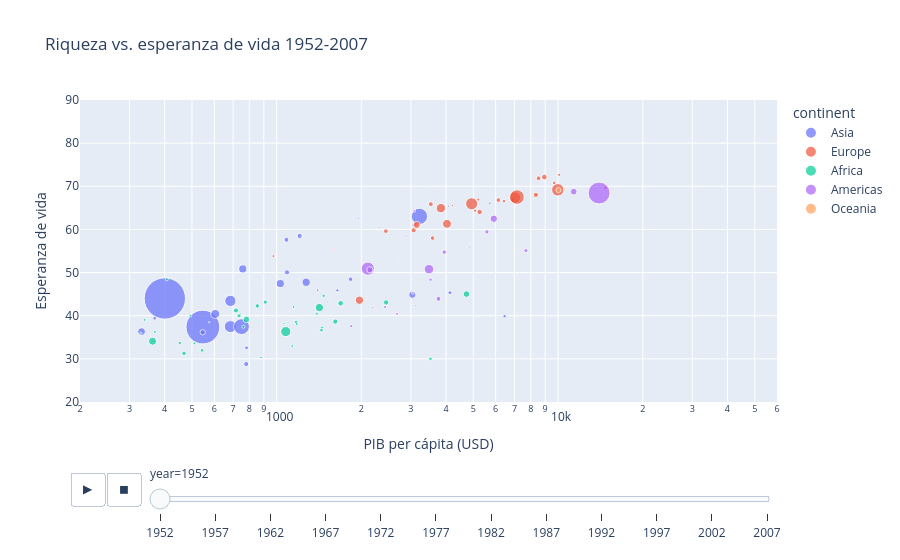

The notebook cell this image was saved under:
### Code cell
# Versión "Hans Rosling": dispersión animada año por año, 142 países
fig = px.scatter(df_gap_raw, x='gdp_cap', y='life_exp', size='population', color='continent',
                 hover_name='country', animation_frame='year', log_x=True, size_max=45,
                 range_x=[200, 60000], range_y=[20, 90],
                 labels={'gdp_cap': 'PIB per cápita (USD)', 'life_exp': 'Esperanza de vida'},
                 title='Riqueza vs. esperanza de vida 1952-2007')
fig.write_html('grafica_interactiva_gapminder.html', include_plotlyjs='cdn')
fig.show()

### Figure 1 — Plotly figure (JSON) as saved in the notebook; plotly's stock layout.template omitted (floating-point values rounded to 4 significant figures)
{"data": [{"hovertemplate": "<b>%{hovertext}</b><br><br>continent=Asia<br>year=1952<br>PIB per cápita (USD)=%{x}<br>Esperanza de vida=%{y}<br>population=%{marker.size}<extra></extra>", "hovertext": ["Afghanistan", "Bahrain", "Bangladesh", "Cambodia", "China", "Hong Kong, China", "India", "Indonesia", "Iran", "Iraq", "Israel", "Japan", "Jordan", "Korea, Dem. Rep.", "Korea, Rep.", "Kuwait", "Lebanon", "Malaysia", "Mongolia", "Myanmar", "Nepal", "Oman", "Pakistan", "Philippines", "Saudi Arabia", "Singapore", "Sri Lanka", "Syria", "Taiwan", "Thailand", "Vietnam", "West Bank and Gaza", "Yemen, Rep."], "legendgroup": "Asia", "marker": {"color": "#636efa", "size": [8425333, 120447, 46886859, 4693836, 556263527, 2125900, 372000000, 82052000, 17272000, 5441766, 1620914, 86459025, 607914, 8865488, 20947571, 160000, 1439529, 6748378, 800663, 20092996, 9182536, 507833, 41346560, 22438691, 4005677, 1127000, 7982342, 3661549, 8550362, 21289402, 26246839, 1030585, 4963829], "sizemode": "area", "sizeref": 651200.0, "symbol": "circle"}, "mode": "markers", "name": "Asia", "orientation": "v", "showlegend": true, "type": "scatter", "x": [779.4, 9867.0, 684.2, 368.5, 400.4, 3054.0, 546.6, 749.7, 3035.0, 4130.0, 4087.0, 3217.0, 1547.0, 1088.0, 1031.0, 108400.0, 4835.0, 1831.0, 786.6, 331.0, 545.9, 1828.0, 684.6, 1273.0, 6460.0, 2315.0, 1084.0, 1643.0, 1207.0, 757.8, 605.1, 1516.0, 781.7], "xaxis": "x", "y": [28.8, 50.94, 37.48, 39.42, 44.0, 60.96, 37.37, 37.47, 44.87, 45.32, 65.39, 63.03, 43.16, 50.06, 47.45, 55.56, 55.93, 48.46, 42.24, 36.32, 36.16, 37.58, 43.44, 47.75, 39.88, 60.4, 57.59, 45.88, 58.5, 50.85, 40.41, 43.16, 32.55], "yaxis": "y"}, {"hovertemplate": "<b>%{hovertext}</b><br><br>continent=Europe<br>year=1952<br>PIB per cápita (USD)=%{x}<br>Esperanza de vida=%{y}<br>population=%{marker.size}<extra></extra>", "hovertext": ["Albania", "Austria", "Belgium", "Bosnia and Herzegovina", "Bulgaria", "Croatia", "Czech Republic", "Denmark", "Finland", "France", "Germany", "Greece", "Hungary", "Iceland", "Ireland", "Italy", "Montenegro", "Netherlands", "Norway", "Poland", "Portugal", "Romania", "Serbia", "Slovak Republic", "Slovenia", "Spain", "Sweden", "Switzerland", "Turkey", "United Kingdom"], "legendgroup": "Europe", "marker": {"color": "#EF553B", "size": [1282697, 6927772, 8730405, 2791000, 7274900, 3882229, 9125183, 4334000, 4090500, 42459667, 69145952, 7733250, 9504000, 147962, 2952156, 47666000, 413834, 10381988, 3327728, 25730551, 8526050, 16630000, 6860147, 3558137, 1489518, 28549870, 7124673, 4815000, 22235677, 50430000], "sizemode": "area", "sizeref": 651200.0, "symbol": "circle"}, "mode": "markers", "name": "Europe", "orientation": "v", "showlegend": true, "type": "scatter", "x": [1601.0, 6137.0, 8343.0, 973.5, 2444.0, 3119.0, 6876.0, 9692.0, 6425.0, 7030.0, 7144.0, 3531.0, 5264.0, 7268.0, 5210.0, 4931.0, 2648.0, 8942.0, 10100.0, 4029.0, 3068.0, 3145.0, 3581.0, 5075.0, 4215.0, 3834.0, 8528.0, 14730.0, 1969.0, 9980.0], "xaxis": "x", "y": [55.23, 66.8, 68.0, 53.82, 59.6, 61.21, 66.87, 70.78, 66.55, 67.41, 67.5, 65.86, 64.03, 72.49, 66.91, 65.94, 59.16, 72.13, 72.67, 61.31, 59.82, 61.05, 58.0, 64.36, 65.57, 64.94, 71.86, 69.62, 43.59, 69.18], "yaxis": "y"}, {"hovertemplate": "<b>%{hovertext}</b><br><br>continent=Africa<br>year=1952<br>PIB per cápita (USD)=%{x}<br>Esperanza de vida=%{y}<br>population=%{marker.size}<extra></extra>", "hovertext": ["Algeria", "Angola", "Benin", "Botswana", "Burkina Faso", "Burundi", "Cameroon", "Central African Republic", "Chad", "Comoros", "Congo, Dem. Rep.", "Congo, Rep.", "Cote d'Ivoire", "Djibouti", "Egypt", "Equatorial Guinea", "Eritrea", "Ethiopia", "Gabon", "Gambia", "Ghana", "Guinea", "Guinea-Bissau", "Kenya", "Lesotho", "Liberia", "Libya", "Madagascar", "Malawi", "Mali", "Mauritania", "Mauritius", "Morocco", "Mozambique", "Namibia", "Niger", "Nigeria", "Reunion", "Rwanda", "Sao Tome and Principe", "Senegal", "Sierra Leone", "Somalia", "South Africa", "Sudan", "Swaziland", "Tanzania", "Togo", "Tunisia", "Uganda", "Zambia", "Zimbabwe"], "legendgroup": "Africa", "marker": {"color": "#00cc96", "size": [9279525, 4232095, 1738315, 442308, 4469979, 2445618, 5009067, 1291695, 2682462, 153936, 14100005, 854885, 2977019, 63149, 22223309, 216964, 1438760, 20860941, 420702, 284320, 5581001, 2664249, 580653, 6464046, 748747, 863308, 1019729, 4762912, 2917802, 3838168, 1022556, 516556, 9939217, 6446316, 485831, 3379468, 33119096, 257700, 2534927, 60011, 2755589, 2143249, 2526994, 14264935, 8504667, 290243, 8322925, 1219113, 3647735, 5824797, 2672000, 3080907], "sizemode": "area", "sizeref": 651200.0, "symbol": "circle"}, "mode": "markers", "name": "Africa", "orientation": "v", "showlegend": true, "type": "scatter", "x": [2449.0, 3521.0, 1063.0, 851.2, 543.3, 339.3, 1173.0, 1071.0, 1179.0, 1103.0, 780.5, 2126.0, 1389.0, 2670.0, 1419.0, 375.6, 328.9, 362.1, 4293.0, 485.2, 911.3, 510.2, 299.9, 853.5, 298.8, 575.6, 2388.0, 1443.0, 369.2, 452.3, 743.1, 1968.0, 1688.0, 468.5, 2424.0, 761.9, 1077.0, 2719.0, 493.3, 879.6, 1450.0, 879.8, 1136.0, 4725.0, 1616.0, 1148.0, 716.7, 859.8, 1468.0, 734.8, 1147.0, 406.9], "xaxis": "x", "y": [43.08, 30.02, 38.22, 47.62, 31.98, 39.03, 38.52, 35.46, 38.09, 40.72, 39.14, 42.11, 40.48, 34.81, 41.89, 34.48, 35.93, 34.08, 37.0, 30.0, 43.15, 33.61, 32.5, 42.27, 42.14, 38.48, 42.72, 36.68, 36.26, 33.69, 40.54, 50.99, 42.87, 31.29, 41.73, 37.44, 36.32, 52.72, 40.0, 46.47, 37.28, 30.33, 32.98, 45.01, 38.63, 41.41, 41.22, 38.6, 44.6, 39.98, 42.04, 48.45], "yaxis": "y"}, {"hovertemplate": "<b>%{hovertext}</b><br><br>continent=Americas<br>year=1952<br>PIB per cápita (USD)=%{x}<br>Esperanza de vida=%{y}<br>population=%{marker.size}<extra></extra>", "hovertext": ["Argentina", "Bolivia", "Brazil", "Canada", "Chile", "Colombia", "Costa Rica", "Cuba", "Dominican Republic", "Ecuador", "El Salvador", "Guatemala", "Haiti", "Honduras", "Jamaica", "Mexico", "Nicaragua", "Panama", "Paraguay", "Peru", "Puerto Rico", "Trinidad and Tobago", "United States", "Uruguay", "Venezuela"], "legendgroup": "Americas", "marker": {"color": "#ab63fa", "size": [17876956, 2883315, 56602560, 14785584, 6377619, 12350771, 926317, 6007797, 2491346, 3548753, 2042865, 3146381, 3201488, 1517453, 1426095, 30144317, 1165790, 940080, 1555876, 8025700, 2227000, 662850, 157553000, 2252965, 5439568], "sizemode": "area", "sizeref": 651200.0, "symbol": "circle"}, "mode": "markers", "name": "Americas", "orientation": "v", "showlegend": true, "type": "scatter", "x": [5911.0, 2677.0, 2109.0, 11370.0, 3940.0, 2144.0, 2627.0, 5587.0, 1398.0, 3522.0, 3048.0, 2428.0, 1840.0, 2195.0, 2899.0, 3478.0, 3112.0, 2480.0, 1952.0, 3759.0, 3082.0, 3023.0, 13990.0, 5717.0, 7690.0], "xaxis": "x", "y": [62.48, 40.41, 50.92, 68.75, 54.74, 50.64, 57.21, 59.42, 45.93, 48.36, 45.26, 42.02, 37.58, 41.91, 58.53, 50.79, 42.31, 55.19, 62.65, 43.9, 64.28, 59.1, 68.44, 66.07, 55.09], "yaxis": "y"}, {"hovertemplate": "<b>%{hovertext}</b><br><br>continent=Oceania<br>year=1952<br>PIB per cápita (USD)=%{x}<br>Esperanza de vida=%{y}<br>population=%{marker.size}<extra></extra>", "hovertext": ["Australia", "New Zealand"], "legendgroup": "Oceania", "marker": {"color": "#FFA15A", "size": [8691212, 1994794], "sizemode": "area", "sizeref": 651200.0, "symbol": "circle"}, "mode": "markers", "name": "Oceania", "orientation": "v", "showlegend": true, "type": "scatter", "x": [10040.0, 10560.0], "xaxis": "x", "y": [69.12, 69.39], "yaxis": "y"}], "layout": {"legend": {"itemsizing": "constant", "title": {"text": "continent"}, "tracegroupgap": 0}, "sliders": [{"active": 0, "currentvalue": {"prefix": "year="}, "len": 0.9, "pad": {"b": 10, "t": 60}, "steps": [{"args": [["1952"], {"frame": {"duration": 0, "redraw": false}, "fromcurrent": true, "mode": "immediate", "transition": {"duration": 0, "easing": "linear"}}], "label": "1952", "method": "animate"}, {"args": [["1957"], {"frame": {"duration": 0, "redraw": false}, "fromcurrent": true, "mode": "immediate", "transition": {"duration": 0, "easing": "linear"}}], "label": "1957", "method": "animate"}, {"args": [["1962"], {"frame": {"duration": 0, "redraw": false}, "fromcurrent": true, "mode": "immediate", "transition": {"duration": 0, "easing": "linear"}}], "label": "1962", "method": "animate"}, {"args": [["1967"], {"frame": {"duration": 0, "redraw": false}, "fromcurrent": true, "mode": "immediate", "transition": {"duration": 0, "easing": "linear"}}], "label": "1967", "method": "animate"}, {"args": [["1972"], {"frame": {"duration": 0, "redraw": false}, "fromcurrent": true, "mode": "immediate", "transition": {"duration": 0, "easing": "linear"}}], "label": "1972", "method": "animate"}, {"args": [["1977"], {"frame": {"duration": 0, "redraw": false}, "fromcurrent": true, "mode": "immediate", "transition": {"duration": 0, "easing": "linear"}}], "label": "1977", "method": "animate"}, {"args": [["1982"], {"frame": {"duration": 0, "redraw": false}, "fromcurrent": true, "mode": "immediate", "transition": {"duration": 0, "easing": "linear"}}], "label": "1982", "method": "animate"}, {"args": [["1987"], {"frame": {"duration": 0, "redraw": false}, "fromcurrent": true, "mode": "immediate", "transition": {"duration": 0, "easing": "linear"}}], "label": "1987", "method": "animate"}, {"args": [["1992"], {"frame": {"duration": 0, "redraw": false}, "fromcurrent": true, "mode": "immediate", "transition": {"duration": 0, "easing": "linear"}}], "label": "1992", "method": "animate"}, {"args": [["1997"], {"frame": {"duration": 0, "redraw": false}, "fromcurrent": true, "mode": "immediate", "transition": {"duration": 0, "easing": "linear"}}], "label": "1997", "method": "animate"}, {"args": [["2002"], {"frame": {"duration": 0, "redraw": false}, "fromcurrent": true, "mode": "immediate", "transition": {"duration": 0, "easing": "linear"}}], "label": "2002", "method": "animate"}, {"args": [["2007"], {"frame": {"duration": 0, "redraw": false}, "fromcurrent": true, "mode": "immediate", "transition": {"duration": 0, "easing": "linear"}}], "label": "2007", "method": "animate"}], "x": 0.1, "xanchor": "left", "y": 0, "yanchor": "top"}], "title": {"text": "Riqueza vs. esperanza de vida 1952-2007"}, "updatemenus": [{"buttons": [{"args": [null, {"frame": {"duration": 500, "redraw": false}, "fromcurrent": true, "mode": "immediate", "transition": {"duration": 500, "easing": "linear"}}], "label": "&#9654;", "method": "animate"}, {"args": [[null], {"frame": {"duration": 0, "redraw": false}, "fromcurrent": true, "mode": "immediate", "transition": {"duration": 0, "easing": "linear"}}], "label": "&#9724;", "method": "animate"}], "direction": "left", "pad": {"r": 10, "t": 70}, "showactive": false, "type": "buttons", "x": 0.1, "xanchor": "right", "y": 0, "yanchor": "top"}], "xaxis": {"anchor": "y", "domain": [0.0, 1.0], "range": [2.301, 4.778], "title": {"text": "PIB per cápita (USD)"}, "type": "log"}, "yaxis": {"anchor": "x", "domain": [0.0, 1.0], "range": [20, 90], "title": {"text": "Esperanza de vida"}}}}
